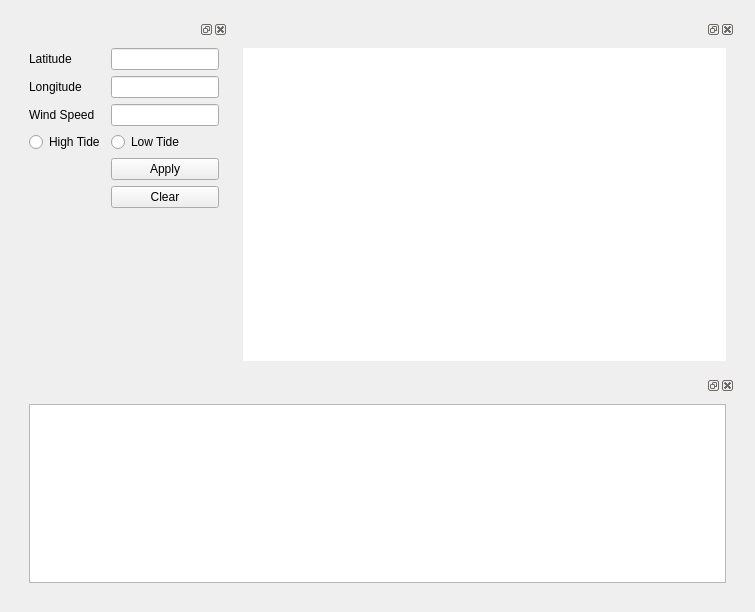
<?xml version="1.0" encoding="UTF-8"?>
<ui version="4.0">
 <class>Form</class>
 <widget class="QWidget" name="Form">
  <property name="geometry">
   <rect>
    <x>0</x>
    <y>0</y>
    <width>755</width>
    <height>612</height>
   </rect>
  </property>
  <property name="sizePolicy">
   <sizepolicy hsizetype="Preferred" vsizetype="Preferred">
    <horstretch>0</horstretch>
    <verstretch>0</verstretch>
   </sizepolicy>
  </property>
  <property name="windowTitle">
   <string>Form</string>
  </property>
  <layout class="QGridLayout" name="gridLayout_2">
   <item row="0" column="0">
    <widget class="QWidget" name="widget" native="true">
     <layout class="QFormLayout" name="formLayout_2">
      <item row="0" column="0">
       <widget class="QDockWidget" name="InputDock">
        <widget class="QWidget" name="dockWidgetContents_2">
         <layout class="QFormLayout" name="formLayout">
          <item row="0" column="0">
           <widget class="QLabel" name="LatLabel">
            <property name="text">
             <string>Latitude</string>
            </property>
           </widget>
          </item>
          <item row="0" column="1">
           <widget class="QLineEdit" name="LatLineEdit"/>
          </item>
          <item row="1" column="0">
           <widget class="QLabel" name="LongLabel">
            <property name="text">
             <string>Longitude</string>
            </property>
           </widget>
          </item>
          <item row="1" column="1">
           <widget class="QLineEdit" name="LongLineEdit"/>
          </item>
          <item row="2" column="0">
           <widget class="QLabel" name="WSLabel">
            <property name="text">
             <string>Wind Speed</string>
            </property>
           </widget>
          </item>
          <item row="2" column="1">
           <widget class="QLineEdit" name="WSLineEdit"/>
          </item>
          <item row="5" column="0">
           <widget class="QRadioButton" name="HighRButton">
            <property name="text">
             <string>High Tide</string>
            </property>
           </widget>
          </item>
          <item row="5" column="1">
           <widget class="QRadioButton" name="LowRButton">
            <property name="text">
             <string>Low Tide</string>
            </property>
           </widget>
          </item>
          <item row="7" column="1">
           <widget class="QPushButton" name="ClearPButton">
            <property name="text">
             <string>Clear</string>
            </property>
           </widget>
          </item>
          <item row="6" column="1">
           <widget class="QPushButton" name="ApplyPButton">
            <property name="text">
             <string>Apply</string>
            </property>
           </widget>
          </item>
         </layout>
        </widget>
       </widget>
      </item>
      <item row="0" column="1">
       <widget class="QDockWidget" name="ImageDock">
        <property name="minimumSize">
         <size>
          <width>192</width>
          <height>350</height>
         </size>
        </property>
        <widget class="QWidget" name="dockWidgetContents">
         <layout class="QGridLayout" name="gridLayout_3">
          <item row="0" column="0">
           <widget class="QLabel" name="ImView">
            <property name="sizePolicy">
             <sizepolicy hsizetype="Preferred" vsizetype="Preferred">
              <horstretch>0</horstretch>
              <verstretch>0</verstretch>
             </sizepolicy>
            </property>
            <property name="autoFillBackground">
             <bool>false</bool>
            </property>
            <property name="styleSheet">
             <string notr="true">Background : rgb(255, 255, 255)</string>
            </property>
            <property name="text">
             <string/>
            </property>
           </widget>
          </item>
         </layout>
        </widget>
       </widget>
      </item>
      <item row="1" column="0" colspan="2">
       <widget class="QDockWidget" name="TableDock">
        <widget class="QWidget" name="dockWidgetContents_3">
         <layout class="QGridLayout" name="gridLayout_4">
          <item row="0" column="0">
           <widget class="QTableWidget" name="TableWidget"/>
          </item>
         </layout>
        </widget>
       </widget>
      </item>
     </layout>
    </widget>
   </item>
  </layout>
 </widget>
 <resources/>
 <connections/>
</ui>
